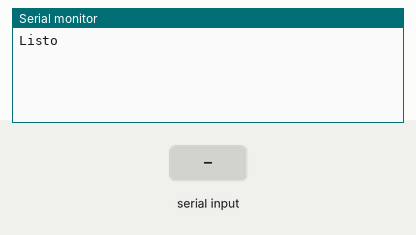
Simulated run of this sketch. Board: Arduino Uno, built with avr-gcc and run on an emulated ATmega328P. Shown: the last lines printed to the serial monitor. The inputs (shaded band) are chosen by the test bench.

Above: at 1.2 s.
1.3 s: "1" received over the second serial link
At 2.3 s:
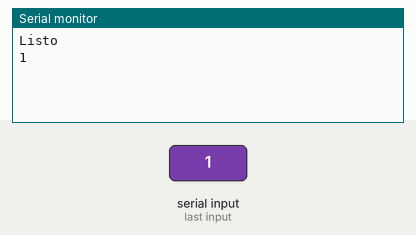
2.8 s: "0" received over the second serial link
At 3.4 s:
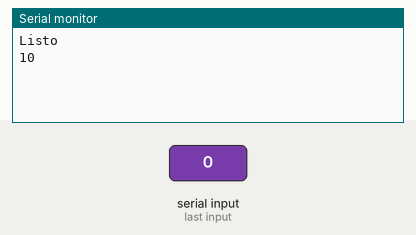

The sketch:

BT.ino
```cpp
#include <SoftwareSerial.h>
SoftwareSerial miBT(10, 11);  // pin 10 como RX, pin 11 como TX

void setup(){
  Serial.begin(9600);   // comunicacion de monitor serial a 9600 bps
  miBT.begin(9600);    // comunicacion serie entre Arduino y el modulo a 38400 bps
  Serial.println("Listo");  // escribe Listo en el monitor

}

void loop(){

  if (miBT.available())       // si hay informacion disponible desde modulo
     Serial.write(miBT.read());   // lee Bluetooth y envia a monitor serial de Arduino

  if (Serial.available()) // si hay informacion disponible desde el monitor serial
    miBT.write(Serial.read());   // lee monitor serial y envia a Bluetooth

}
/*
AT+NAME? <Nombre>
AT+PSWD? <"Pin">
AT+UART? <Baud> ,< StopBit>,< Parity>
AT+ROLE? Maestro o Esclavo
AT+CMODE? Configurar el modo de conexión
AT+BIND? <Address>
AT+VERSION?
AT+ADDR? <dirección>
AT+RESET <SAVE>
*/
```

Measured:
- after the input at 1.3 s, the serial monitor: prints a new line at once (image 1)
- after the input at 2.8 s, the serial monitor: prints a new line at once (image 2)
